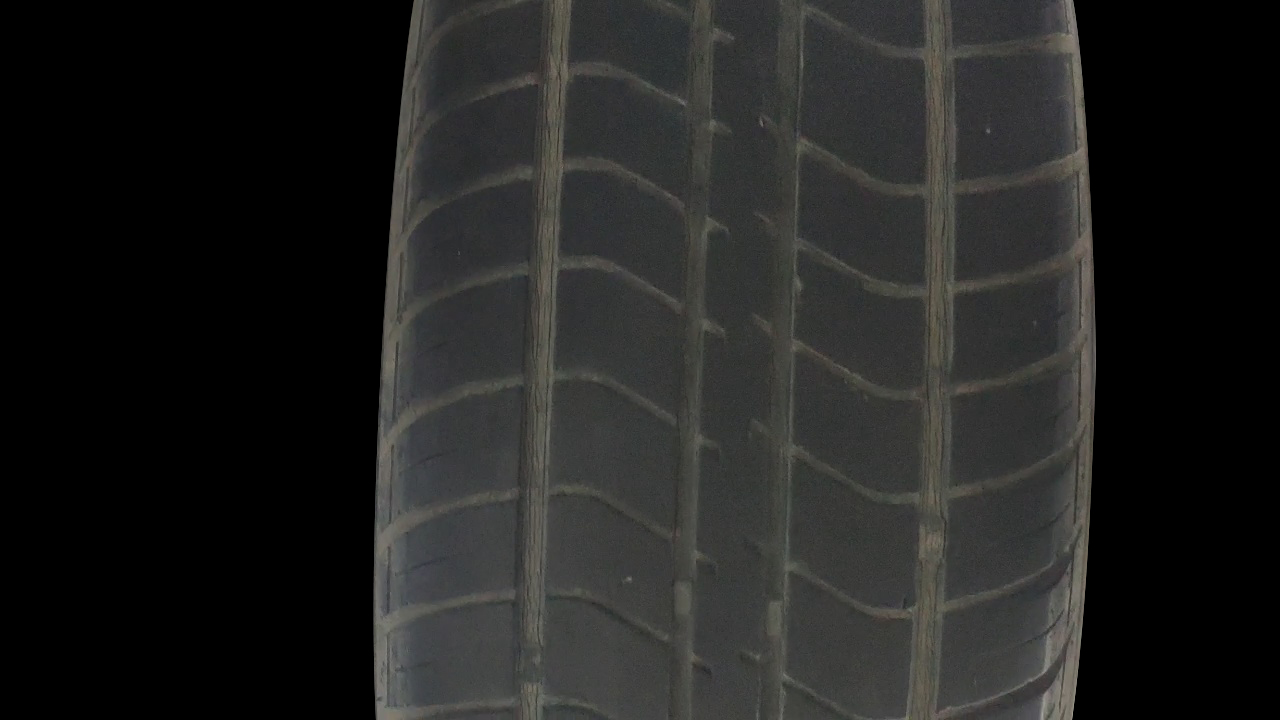
#> input picture Tire_tread_defect_detection/TireTest_20200708/code3/image/4/frame101.jpg, 1280 x 720 px, found by its file name
$ python test.py
#> lines starting #> are read from the running program, lines starting #| are printed output that depends on the picture
import numpy as np
from cv2 import cv2 as cv
from matplotlib import pyplot as plt

"""拼接101和111，成功"""

if __name__ == '__main__':
    top, bot, left, right = 100, 100, 0, 500
    img1 = cv.imread('D:/Tire_Test/code3/image/6/frame101.jpg')
#> img1 is the input picture: shape (720, 1280, 3); mean B, G, R 33.3, 34.5, 34.2
    img2 = cv.imread('D:/Tire_Test/code3/image/6/frame111.jpg')
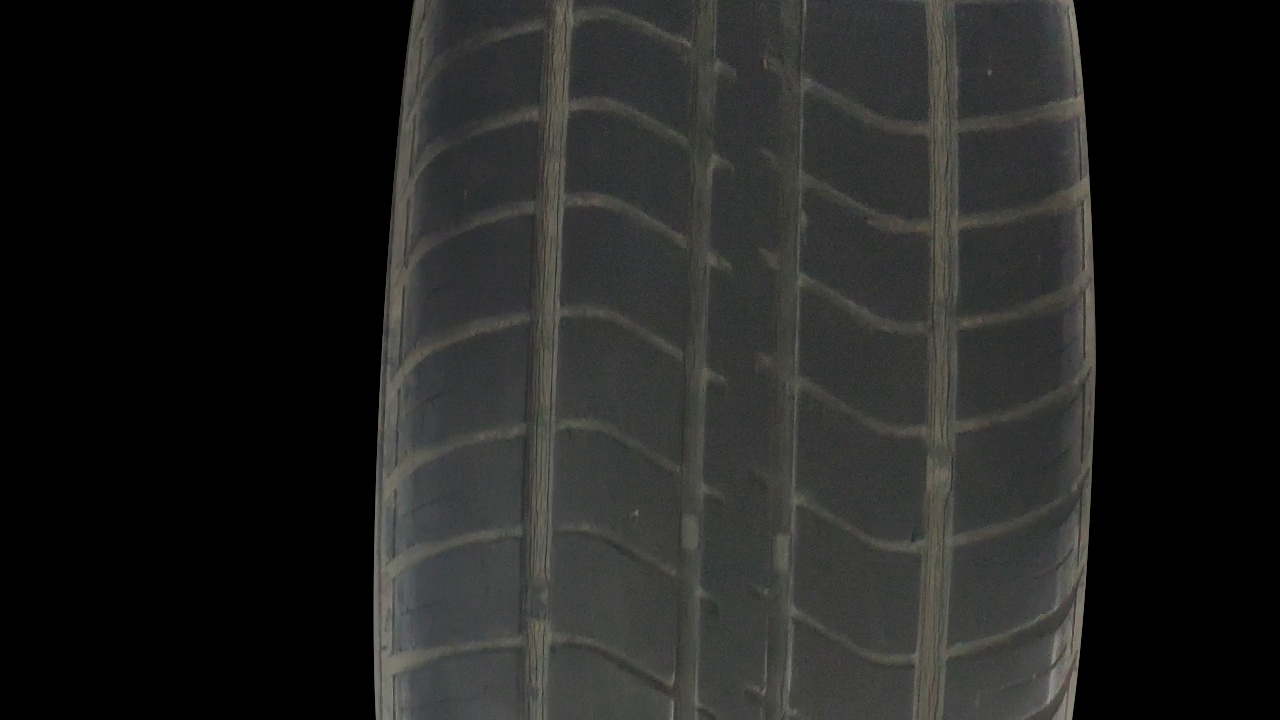
#> input picture Tire_tread_defect_detection/TireTest_20200708/code3/image/4/frame111.jpg, 1280 x 720 px, found by its file name
#> img2 is the input picture: shape (720, 1280, 3); mean B, G, R 33.3, 34.6, 34.3
    srcImg = cv.copyMakeBorder(img1, top, bot, left, right, cv.BORDER_CONSTANT, value=(0, 0, 0))
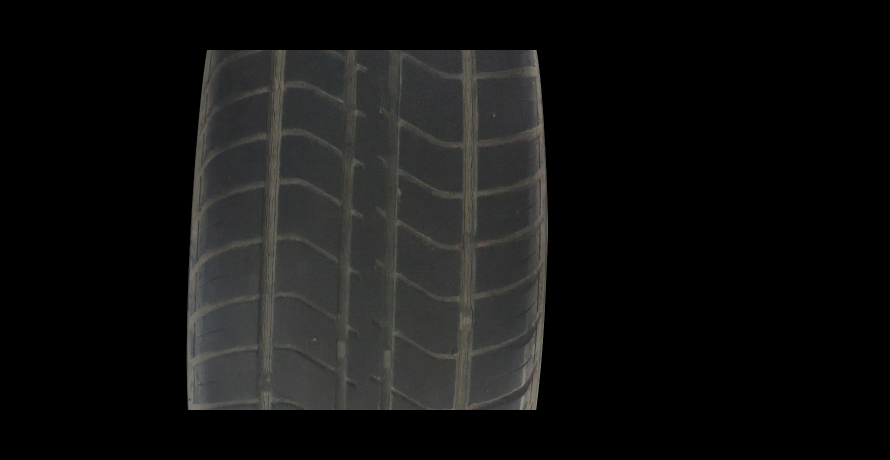
#> srcImg: shape (920, 1780, 3) (shown at 1/2 size); mean B, G, R 18.8, 19.4, 19.2
    testImg = cv.copyMakeBorder(img2, top, bot, left, right, cv.BORDER_CONSTANT, value=(0, 0, 0))
    img1gray = cv.cvtColor(srcImg, cv.COLOR_BGR2GRAY)
    img2gray = cv.cvtColor(testImg, cv.COLOR_BGR2GRAY)
#> (the run stopped early here; a loop or call above may not have finished)
